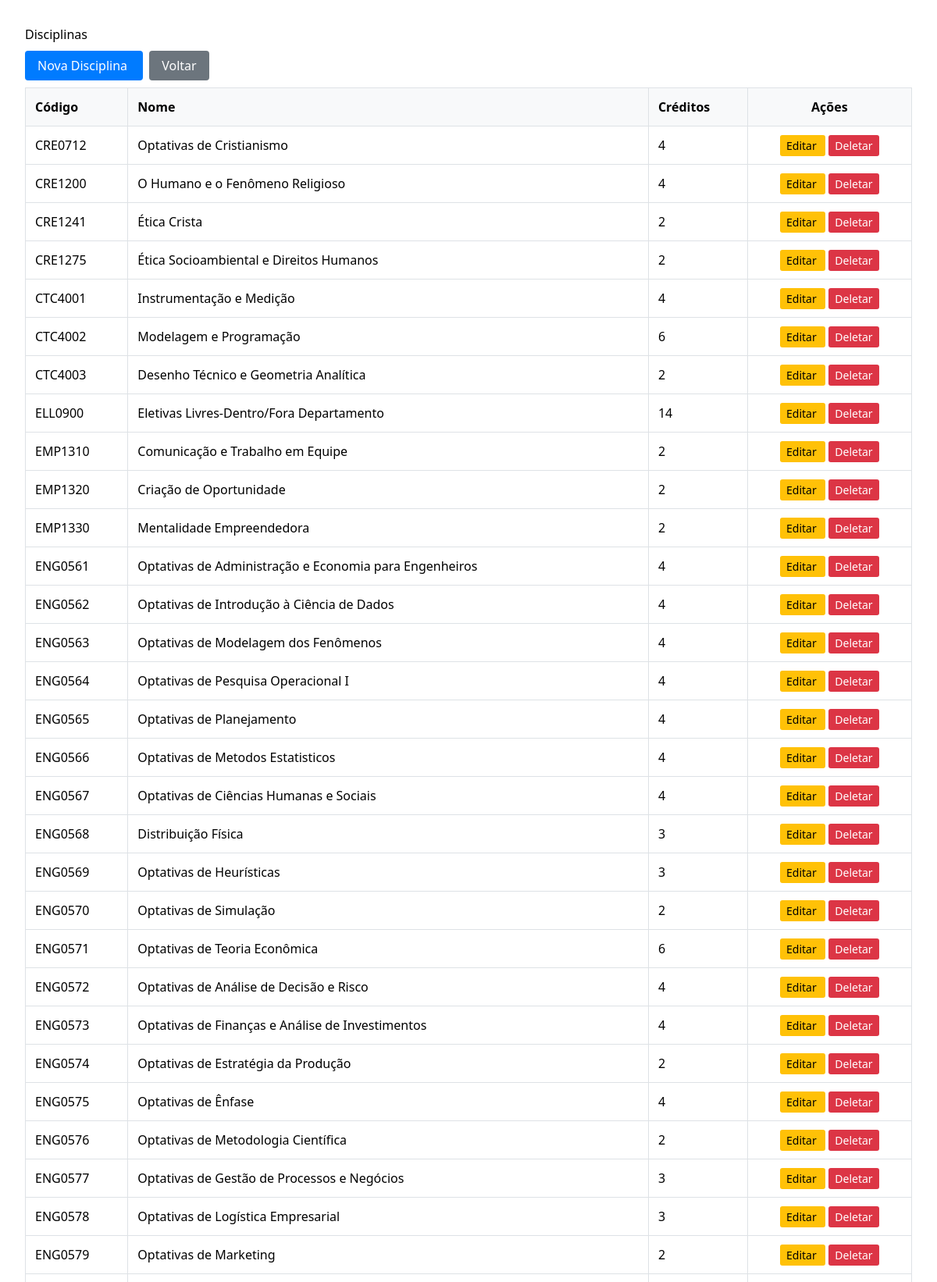
Page /disciplinas/ (signed in, upper part) on the committed database.
### appPUC_Planner/models.py (models this page shows, shortened)
class Course(models.Model):
	code = models.CharField("código", max_length=20, unique=True)
	name = models.CharField("nome", max_length=200)
	cursos = models.ManyToManyField(
		Curso,
		through="CursoDisciplina",
		related_name="disciplinas",
		blank=True,
		help_text="Selecione todos os cursos que incluem esta disciplina."
	)
	prerequisites = models.CharField(
		"pré-requisitos",
		max_length=500,
		blank=True,
		help_text="Códigos separados por vírgula, ex: 'MAT 4162, ENG 4010'",
	)
	corequisites = models.CharField(
		"co-requisitos",
		max_length=500,
		blank=True,
		help_text="Códigos separados por vírgula para co-requisitos, ex: 'CTC 4001, CTC 4002'",
	)
	credits = models.PositiveSmallIntegerField("créditos", default=0)
	syllabus_url = models.URLField(
		"link da ementa",
		blank=True,
		help_text="URL para a ementa oficial da disciplina.",
	)
	class Meta:
		verbose_name = "Disciplina"
		verbose_name_plural = "Disciplinas"
		ordering = ["code"]

### hello_world/core/views.py (the view)
# urls.py: path("disciplinas/", core_views.course_list, name="course_list"),
@login_required
def course_list(request):
    courses = Course.objects.all()
    return render(request, "courses/course_list.html", {"courses": courses})

### hello_world/templates/courses/course_list.html (shortened to what this page needs)
{% extends "base.html" %}
{% block content %}
<div style="padding: 2rem; max-width: 1200px; margin: 0 auto;">
    <h1>Disciplinas</h1>
    <div style="margin: 1rem 0;">
        <a href="{% url 'course_create' %}" style="padding: 0.5rem 1rem; background: #007bff; color: white; text-decoration: none; border-radius: 4px;">
            Nova Disciplina
        </a>
        <a href="{% url 'home' %}" style="padding: 0.5rem 1rem; background: #6c757d; color: white; text-decoration: none; border-radius: 4px; margin-left: 0.5rem;">
            Voltar
        </a>
    </div>
    {% if courses %}
        <table style="width: 100%; border-collapse: collapse; margin-top: 1rem;">
            <thead>
                <tr style="background: #f8f9fa;">
                    <th style="padding: 0.75rem; border: 1px solid #dee2e6; text-align: left;">Código</th>
                    <th style="padding: 0.75rem; border: 1px solid #dee2e6; text-align: left;">Nome</th>
                    <th style="padding: 0.75rem; border: 1px solid #dee2e6; text-align: left;">Créditos</th>
                    <th style="padding: 0.75rem; border: 1px solid #dee2e6; text-align: center;">Ações</th>
                </tr>
            </thead>
            <tbody>
                {% for course in courses %}
                    <tr>
                        <td style="padding: 0.75rem; border: 1px solid #dee2e6;">{{ course.code }}</td>
                        <td style="padding: 0.75rem; border: 1px solid #dee2e6;">{{ course.name }}</td>
                        <td style="padding: 0.75rem; border: 1px solid #dee2e6;">{{ course.credits }}</td>
                        <td style="padding: 0.75rem; border: 1px solid #dee2e6; text-align: center;">
                            <a href="{% url 'course_update' course.pk %}" style="padding: 0.25rem 0.5rem; background: #ffc107; color: black; text-decoration: none; border-radius: 3px; font-size: 0.875rem;">
                                Editar
                            </a>
                            <a href="{% url 'course_delete' course.pk %}" style="padding: 0.25rem 0.5rem; background: #dc3545; color: white; text-decoration: none; border-radius: 3px; font-size: 0.875rem; margin-left: 0.25rem;">
                                Deletar
                            </a>
                        </td>
                    </tr>
                {% endfor %}
            </tbody>
        </table>
    {% else %}
        <p style="margin-top: 2rem; color: #6c757d;">Nenhuma disciplina cadastrada.</p>
    {% endif %}
</div>
{% endblock %}

### hello_world/static/css/footer_common.css (style rules this page uses)
:root { --azul-puc: #030053; --cor-texto-footer: #ffffff; }

### rows in the picture
Course: code "CRE0712", name "Optativas de Cristianismo", credits "4"
Course: code "CRE1200", name "O Humano e o Fenômeno Religioso", credits "4"
Course: code "CRE1241", name "Ética Crista", credits "2"
Course: code "CRE1275", name "Ética Socioambiental e Direitos Humanos", credits "2"
Course: code "CTC4001", name "Instrumentação e Medição", credits "4"
Course: code "CTC4002", name "Modelagem e Programação", credits "6"
Course: code "CTC4003", name "Desenho Técnico e Geometria Analítica", credits "2"
Course: code "ELL0900", name "Eletivas Livres-Dentro/Fora Departamento", credits "14"
Course: code "EMP1310", name "Comunicação e Trabalho em Equipe", credits "2"
Course: code "EMP1320", name "Criação de Oportunidade", credits "2"
Course: code "EMP1330", name "Mentalidade Empreendedora", credits "2"
Course: code "ENG0561", name "Optativas de Administração e Economia para Engenheiros", credits "4"
Course: code "ENG0562", name "Optativas de Introdução à Ciência de Dados", credits "4"
Course: code "ENG0563", name "Optativas de Modelagem dos Fenômenos", credits "4"
Course: code "ENG0564", name "Optativas de Pesquisa Operacional I", credits "4"
Course: code "ENG0565", name "Optativas de Planejamento", credits "4"
Course: code "ENG0566", name "Optativas de Metodos Estatisticos", credits "4"
Course: code "ENG0567", name "Optativas de Ciências Humanas e Sociais", credits "4"
Course: code "ENG0568", name "Distribuição Física", credits "3"
Course: code "ENG0569", name "Optativas de Heurísticas", credits "3"
Course: code "ENG0570", name "Optativas de Simulação", credits "2"
Course: code "ENG0571", name "Optativas de Teoria Econômica", credits "6"
Course: code "ENG0572", name "Optativas de Análise de Decisão e Risco", credits "4"
Course: code "ENG0573", name "Optativas de Finanças e Análise de Investimentos", credits "4"
Course: code "ENG0574", name "Optativas de Estratégia da Produção", credits "2"
Course: code "ENG0575", name "Optativas de Ênfase", credits "4"
Course: code "ENG0576", name "Optativas de Metodologia Científica", credits "2"
Course: code "ENG0577", name "Optativas de Gestão de Processos e Negócios", credits "3"
Course: code "ENG0578", name "Optativas de Logística Empresarial", credits "3"
Course: code "ENG0579", name "Optativas de Marketing", credits "2"
